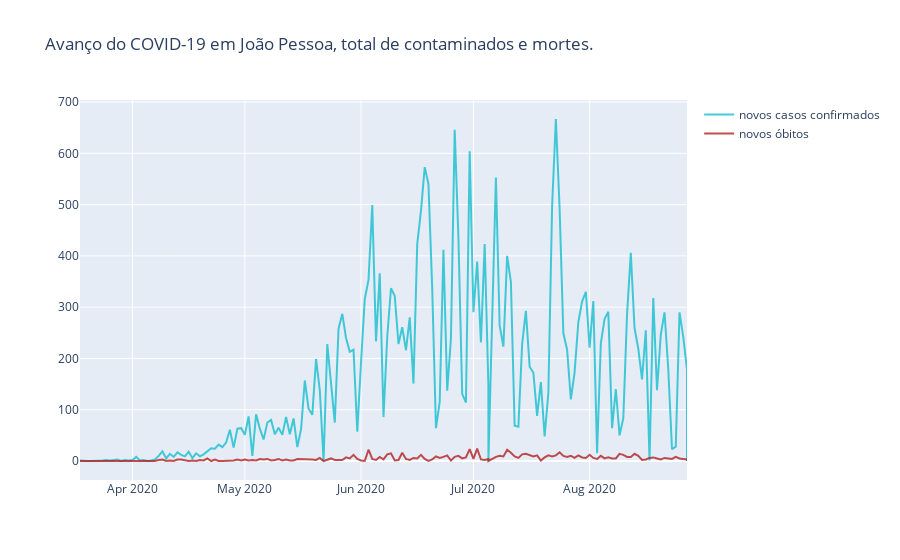

The cell this chart's notebook holds for it:
### Code cell
trace_new_cont = go.Scatter(
             x= df_jp.index,
             y=df_jp.daily_cases,
             name = 'novos casos confirmados ',
             line = dict(color='#17BECF'),
             opacity = 0.8
)


trace_new_death= go.Scatter(
             x= df_jp.index,
             y=df_jp.new_deaths,
             name = 'novos óbitos',
             line = dict(color='#B22222'),
             opacity = 0.8
                      )



trace_infectious_period_= go.Scatter(
             x= df_jp.index,
             y=df_jp.infectious_period_cases,
             name = 'Número de novos casos no período de progressão da doença',
             line = dict(color='#B22222'),
             opacity = 0.8
                      )

data = [trace_new_cont,trace_new_death]

layout = dict (
          title = 'Avanço do COVID-19 em João Pessoa, total de contaminados e mortes. '
               )
fig = dict (data=data,layout=layout)

iplot(fig, filename = 'dados_covid')

### Figure 1 — Plotly figure (JSON) as saved in the notebook; plotly's stock layout.template omitted (floating-point values rounded to 4 significant figures; data arrays with more than 128 entries replaced by an {"elided": "..."} marker saying what was removed)
{"data": [{"line": {"color": "#17BECF"}, "name": "novos casos confirmados ", "opacity": 0.8, "type": "scatter", "x": {"elided": "164 str values"}, "y": {"elided": "164 int values"}}, {"line": {"color": "#B22222"}, "name": "novos óbitos", "opacity": 0.8, "type": "scatter", "x": {"elided": "164 str values"}, "y": {"elided": "164 int values"}}], "layout": {"title": {"text": "Avanço do COVID-19 em João Pessoa, total de contaminados e mortes. "}}}
